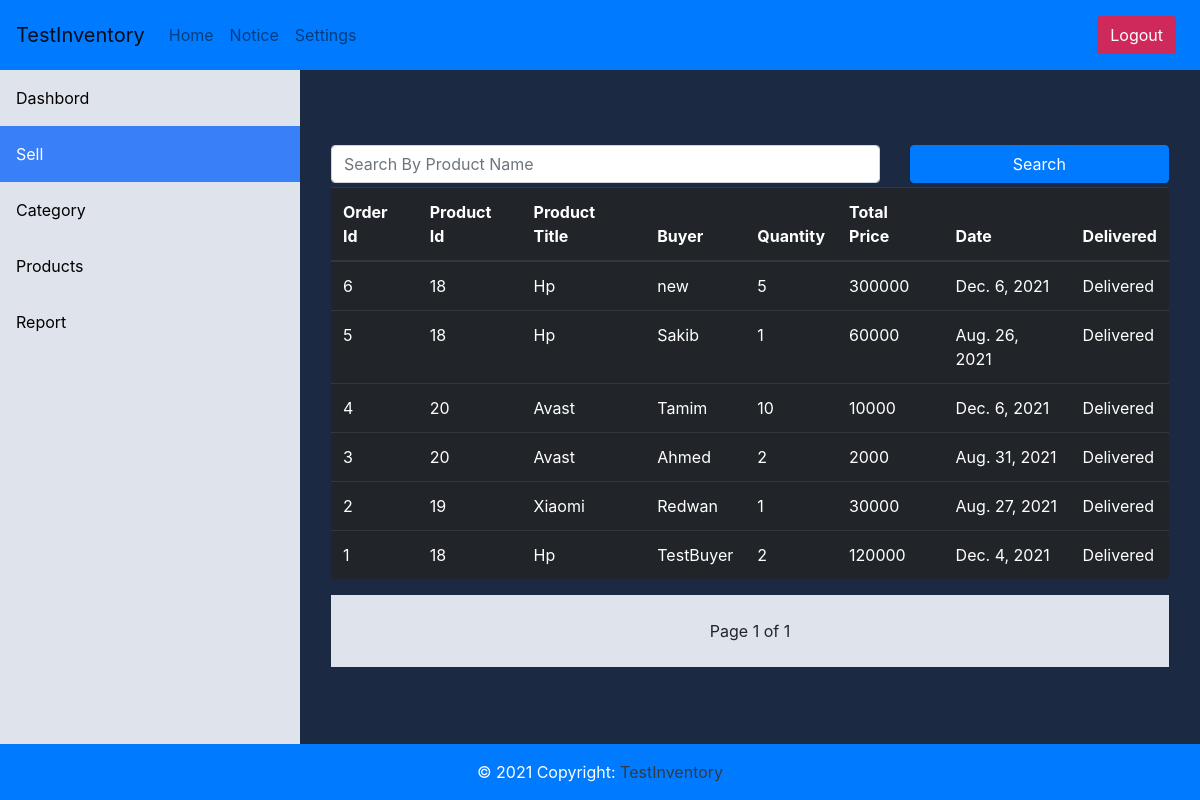
/sells (signed in), run on the app's committed database.
### inventory/models.py (models this page shows, shortened)
class sell(models.Model):
    product_id = models.IntegerField(default=0)
    product_title = models.CharField(max_length=100)
    buyer = models.CharField(max_length=100, default='buyer')
    quantity = models.IntegerField(default=1)
    total_price = models.IntegerField(default=0)
    delivered = models.BooleanField(default=False)
    category = models.CharField(max_length=100, null=True)
    date = models.DateField(default=datetime.today)

### inventory/views.py (the view)
# urls.py: path('sells', views.sells, name='sells'),
def sells(request):
    if request.user.is_authenticated:
        all_sells = sell.objects.all().order_by('-id')
        if request.method == 'POST':
            search = request.POST['search']
            try:
                all_sells = all_sells.filter(id=search)
            except ValueError:
                print("valueError")
        page = request.GET.get('page', 1)
        paginator = Paginator(all_sells, 10)
        try:
            all_sells = paginator.page(page)
        except PageNotAnInteger:
            all_sells = paginator.page(1)
        except EmptyPage:
            all_sells = paginator.page(paginator.num_pages)
        return render(request, 'option/sells.html', {'sells': all_sells})

### template/option/sells.html (shortened to what this page needs)
{%extends 'base.html'%}
{%block body%}
  <div class="content">
    <div class="container mt-1">
      <form action="sells" method="POST">
       <div class="row">
         <div class="col-8">
           <input type="text" class="form-control" placeholder="Search By Product Name" name="search">
         </div>
         <div class="col-4">
          <button type="submit"  class="btn-block btn btn-primary" >Search</button>
         </div>
       </div>
     </form>
        <div class="table-responsive">
        <table class="table table-dark mt-1">
          <thead>
             <tr>
              <th scope="col">Order Id</th>
              <th scope="col">Product Id</th>
              <th scope="col">Product Title</th>
              <th scope="col">Buyer</th>
              <th scope="col">Quantity</th>
              <th scope="col">Total Price</th>
              <th scope="col">Date</th>
              <th scope="col">Delivered</th>
            </tr>
          </thead>
          <tbody>
            {%for n in sells%}
            <tr>
              <td>{{n.id}}</td>
              <td>{{n.product_id}}</td>
              <td>{{n.product_title}}</td>
              <td>{{n.buyer}}</td>
              <td>{{n.quantity}}</td>
              <td>{{n.total_price}}</td>
              <td>{{n.date}}</td>
                  {%if n.delivered %}
                  <td>Delivered</td>
                  {%else%}
                  <td><a href="/deliverd/{{ n.id }}" ><button class="btn-block btn btn-success" onclick="return confirm('Are you sure you want to Delivery this?')">Deliver</button></a>
                    {%endif%}
            </tr>
            {%endfor%}
          </tbody>
        </table>
        </div>
      <div class="container p-4" style="background-color: #dee3ec;">
        <div class="pagination justify-content-center">
            <span class="step-links">
                <span class="current">
                    Page {{ sells.number }} of {{ sells.paginator.num_pages }}
                </span>
            </span>
            </div>
        </div>
        <br><br><br>
      </div>
      </div>
{%endblock%}

### template/base.html
    {%include 'header.html'%}
    {% if user.is_authenticated %}
    {%include 'slidebar.html'%}
    {% endif %}
    {% block body %}
    {% endblock %}
    {%include 'footer.html'%}

### template/header.html (shortened to what this page needs)
<!doctype html>
<html lang="en">
<head>
    <link rel="stylesheet" href="https://maxcdn.bootstrapcdn.com/bootstrap/4.0.0/css/bootstrap.min.css"
>
</head>
<body style="background-color: #1b2942">
    <nav class="navbar navbar-expand-md navbar-light bg-primary sticky-top" >
        <a class="navbar-brand" href="#">TestInventory</a>
        <div class="collapse navbar-collapse" id="navbarNav">
            <ul class="navbar-nav mr-auto">
                <li class="nav-item">
                    <a class="nav-link" href="{% url 'index' %}">Home</a>
                </li>
                {% if user.is_authenticated %}
                <li class="nav-item">
                    <a class="nav-link" href="#">Notice</a>
                </li>
                <li class="nav-item">
                    <a class="nav-link" href="#">Settings</a>
                </li>
                {%endif%}
            </ul>
            {% if user.is_authenticated %}
            <ul class="navbar-nav">
                <li class="nav-item">
                    <a class="nav-link" href="{% url 'logout' %}"><button type="button"
                            class="btn" style="background-color:rgb(207, 41, 91); color: white;">Logout</button></a>
                </li>
            </ul>
            {%endif%}
        </div>
    </nav>

### template/slidebar.html (shortened to what this page needs)
<div class="sidebar ">
    <a href="{% url 'inventory'%}" class={% if request.path  == '/inventory' %}active{% endif %}>Dashbord</a>
    <a href="{% url 'sells'%}" class= {% if request.path  == '/sells'%}active{% endif %}>Sell</a>
    <a href="{% url 'category'%} " class={% if request.path  == '/category' %}active{% endif %}>Category</a>
    <a href="{% url 'products'%}" class={% if request.path  == '/products' %}active{% endif %}>Products</a>
    <a href="{% url 'reports'%}" class={% if request.path  == '/reports' %}active{% endif %}>Report</a>
  </div>

### template/footer.html (shortened to what this page needs)
    <div style="position:fixed;
    left: 0;
    bottom: 0;
    width: 100%;
    color: white;
    text-align: center;">
        <div class="text-center p-3 bg-primary">
          © 2021 Copyright:
          <a class="text-dark" href="https://mdbootstrap.com/">TestInventory</a>
        </div>
    </div>
</body>
</html>

### template/slidebar.html (style rules this page uses)
.sidebar { margin: 0; padding: 0; width: 300px; background-color: #dee3ec ; position: fixed; height: 100%; overflow: auto; }
.sidebar a { display: block; color: black; padding: 16px; text-decoration: none; }
.sidebar a.active { background-color: #397ff7; color: white; }
div.content { margin-left: 300px; margin-top: 70px; padding: 1px 16px; height: 100%; }

### data on the page
sell: id "6", product_id "18", product_title "Hp", buyer "new", quantity "5", total_price "300000", date "Dec. 6, 2021", delivered "Delivered"
sell: id "5", product_id "18", product_title "Hp", buyer "Sakib", quantity "1", total_price "60000", date "Aug. 26, 2021", delivered "Delivered"
sell: id "4", product_id "20", product_title "Avast", buyer "Tamim", quantity "10", total_price "10000", date "Dec. 6, 2021", delivered "Delivered"
sell: id "3", product_id "20", product_title "Avast", buyer "Ahmed", quantity "2", total_price "2000", date "Aug. 31, 2021", delivered "Delivered"
sell: id "2", product_id "19", product_title "Xiaomi", buyer "Redwan", quantity "1", total_price "30000", date "Aug. 27, 2021", delivered "Delivered"
sell: id "1", product_id "18", product_title "Hp", buyer "TestBuyer", quantity "2", total_price "120000", date "Dec. 4, 2021", delivered "Delivered"

### other printed values
{{ sells.number }} "1"
{{ sells.paginator.num_pages }} "1"
